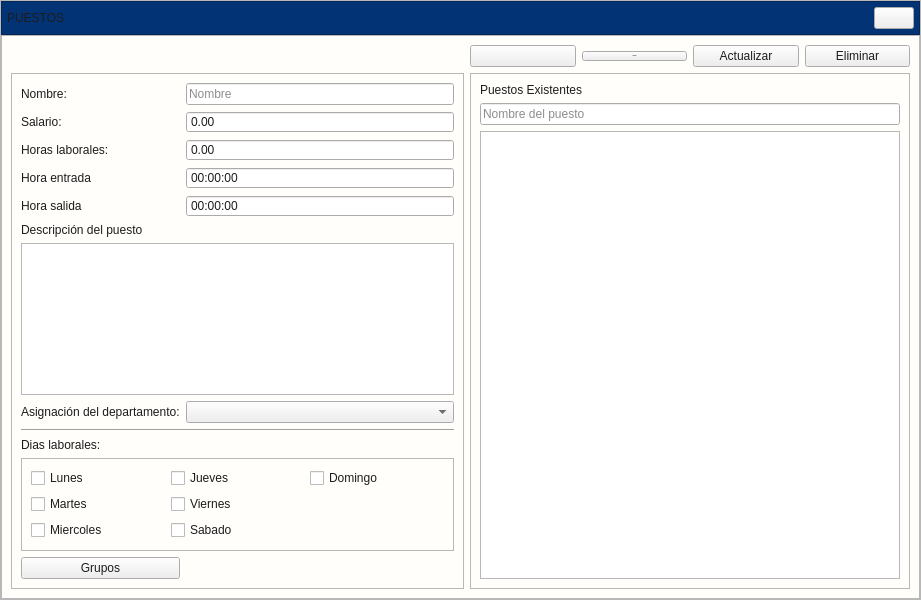
<?xml version="1.0" encoding="UTF-8"?>
<ui version="4.0">
 <class>Formulario_puestos</class>
 <widget class="QWidget" name="Formulario_puestos">
  <property name="geometry">
   <rect>
    <x>0</x>
    <y>0</y>
    <width>921</width>
    <height>600</height>
   </rect>
  </property>
  <property name="minimumSize">
   <size>
    <width>0</width>
    <height>0</height>
   </size>
  </property>
  <property name="maximumSize">
   <size>
    <width>16777215</width>
    <height>16777215</height>
   </size>
  </property>
  <property name="windowTitle">
   <string>Form</string>
  </property>
  <property name="styleSheet">
   <string notr="true">*{color: #1d1c1c;}
#Formulario_puestos{
background: #fffefb;
}
[objectName*=&quot;contenedor&quot;]{
background: #fffefb;
border: none;
}
#contenedor_encabezado{
background: #023375;
}
[objectName*=&quot;etiquetaTitulo_&quot;]{
font-size: 18px;
font-weight:bold;
font-family:Arial;
color: #fffefb;
}
[objectName*=&quot;etiqueta_&quot;]{
font-size: 14px;
font-weight:bold;
font-family:Arial;
color: #1d1c1c;
}
[objectName*=&quot;etiquetasubtitulo_&quot;]{
font-size: 15px;
font-weight:bold;
font-family:Arial;
color: #1d1c1c;
}
[objectName*=&quot;txt_&quot;]{
font-size: 14px;
font-family:Arial;
color: #1d1c1c;
background: #F5F5F5;
border:none;
border-radius: 5px;
border-bottom: 1px solid #1d1c1c;
}
[objectName*=&quot;txt_&quot;]:focus{
border-bottom: 2px solid #023375;
}
[objectName*=&quot;txtlargo_&quot;]{
font-size: 14px;
font-family:Arial;
color: #1d1c1c;
background: #F5F5F5;
border:none;
border-radius: 5px;
border-bottom: 1px solid #1d1c1c;
max-height: 100px;
}
[objectName*=&quot;txtlargo_&quot;]:focus{
border-bottom: 2px solid #023375;
}
[objectName*=&quot;cajaopcion_&quot;]{
font-size: 14px;
font-weight:bold;
font-family:Arial;
color: #1d1c1c;
}
[objectName^=&quot;decimal_&quot;]{
border: none;
border-bottom: 1px solid #3b3c3d;
border-radius: 4px;
background-color: #F5F5F5;
font-size: 14px;
padding: 2px;
}
[objectName^=&quot;decimal_&quot;]::focus{
border-bottom: 2px solid #00668c;
}
[objectName^=&quot;tiempo_&quot;]{
border: none;
border-bottom: 1px solid #3b3c3d;
border-radius: 4px;
background-color: #F5F5F5;
font-size: 14px;
padding: 2px;
}
[objectName^=&quot;tiempo_&quot;]::focus{
border-bottom: 2px solid #00668c;
}
[objectName^=&quot;btn_btn_&quot;]{
background: #023375;
font-size: 14px;
font-weight: bold;
color: #fffefb;
border: none;
border-radius:5px;
min-height: 25px;
padding-right:10px;
padding-left:10px;
}
[objectName^=&quot;btn_btn_&quot;]:hover{
background: #2196F3;
}
#btn_btn_agregar:hover{
background: #68a67d;
}
#btn_btn_eliminar:hover{
background: #EE1D52;
}
[objectName*=&quot;cajaOpciones&quot;] {
    border: none;
    border-bottom: 1px solid #787878 ;
    padding: 2px ;
    background-color: #F5F5F5 ;
    font-size: 14px ;
    min-width: 200px ;
    font-family: &quot;Arial&quot; ;
    color: #1d1c1c ;
	selection-background-color: #4791F5; 
}

/* ESTILO DEL DROPDOWN (LISTA) */
[objectName*=&quot;cajaOpciones&quot;] QListView {
    background: #F5F5F5 ;
    border-radius: 3px;
    outline: none;
}

/* ESTILO DE LOS ÍTEMS */
[objectName*=&quot;cajaOpciones&quot;] QListView::item {
    padding: 6px 10px ;
    margin: 2px ;
}
/* BOTÓN DESPLEGABLE */
[objectName*=&quot;cajaOpciones&quot;]::drop-down {
    subcontrol-origin: padding ;
    subcontrol-position: top right ;
    padding-right: 5px ;
    width: 20% ;
    border-left-width: 1px ;
    border-radius: 3px ;
    background-color: #F5F5F5 ;
}
/* FLECHA DESPLEGABLE */
[objectName*=&quot;cajaOpciones&quot;]::down-arrow {
    image: url(:/Icons/Bootstrap/filter-left.svg);
    width: 17% ;
    height: 17% ;
    padding-left: 5px ;
    padding-right: 5px ;
}

/*TABLA*/


[objectName*=&quot;tabla_&quot;] {
font-family: Arial;
font-size: 14px;
background: #E3E3E3;
border: 1px solid #4791F5;
}

[objectName*=&quot;tabla_&quot;] QTableView {
background-color: #ffffff;
alternate-background-color: #f0f0f0;
selection-background-color: #cce4ff;
selection-color: black;
}

/* Encabezados */
[objectName*=&quot;tabla_&quot;] QHeaderView::section {
background-color: #023375;
color: white;
font-size: 16px;
padding: 5px;
border: 1px solid gray;
}

[objectName*=&quot;tabla_&quot;] QHeaderView::horizontal,
[objectName*=&quot;tabla_&quot;] QHeaderView::vertical {
background-color: #023375;
color: white;
}

/* Ítems seleccionados */
[objectName*=&quot;tabla_&quot;] QTableView::item:selected {
background-color: #cce4ff;
color: black;
}
</string>
  </property>
  <layout class="QGridLayout" name="gridLayout_7">
   <property name="leftMargin">
    <number>0</number>
   </property>
   <property name="topMargin">
    <number>0</number>
   </property>
   <property name="rightMargin">
    <number>0</number>
   </property>
   <property name="bottomMargin">
    <number>0</number>
   </property>
   <property name="spacing">
    <number>0</number>
   </property>
   <item row="0" column="0">
    <widget class="QFrame" name="contenedor_frame_2">
     <property name="frameShape">
      <enum>QFrame::Shape::StyledPanel</enum>
     </property>
     <property name="frameShadow">
      <enum>QFrame::Shadow::Raised</enum>
     </property>
     <layout class="QGridLayout" name="gridLayout">
      <property name="leftMargin">
       <number>0</number>
      </property>
      <property name="topMargin">
       <number>0</number>
      </property>
      <property name="rightMargin">
       <number>0</number>
      </property>
      <property name="bottomMargin">
       <number>0</number>
      </property>
      <property name="spacing">
       <number>0</number>
      </property>
      <item row="0" column="0">
       <widget class="QFrame" name="contenedor_encabezado">
        <property name="frameShape">
         <enum>QFrame::Shape::StyledPanel</enum>
        </property>
        <property name="frameShadow">
         <enum>QFrame::Shadow::Raised</enum>
        </property>
        <layout class="QHBoxLayout" name="horizontalLayout">
         <property name="spacing">
          <number>5</number>
         </property>
         <property name="leftMargin">
          <number>5</number>
         </property>
         <property name="topMargin">
          <number>5</number>
         </property>
         <property name="rightMargin">
          <number>5</number>
         </property>
         <property name="bottomMargin">
          <number>5</number>
         </property>
         <item>
          <widget class="QLabel" name="etiquetaTitulo_administrarpuestos">
           <property name="text">
            <string>PUESTOS</string>
           </property>
          </widget>
         </item>
         <item>
          <spacer name="horizontalSpacer_2">
           <property name="orientation">
            <enum>Qt::Orientation::Horizontal</enum>
           </property>
           <property name="sizeHint" stdset="0">
            <size>
             <width>755</width>
             <height>20</height>
            </size>
           </property>
          </spacer>
         </item>
         <item>
          <widget class="QPushButton" name="btn_cerrar">
           <property name="cursor">
            <cursorShape>PointingHandCursor</cursorShape>
           </property>
           <property name="text">
            <string/>
           </property>
           <property name="icon">
            <iconset resource="../../Source/ibootstrap.qrc">
             <normaloff>:/Icons/Bootstrap/x-lg.svg</normaloff>:/Icons/Bootstrap/x-lg.svg</iconset>
           </property>
          </widget>
         </item>
        </layout>
       </widget>
      </item>
      <item row="1" column="0">
       <widget class="QFrame" name="contenedor">
        <property name="styleSheet">
         <string notr="true"/>
        </property>
        <property name="frameShape">
         <enum>QFrame::Shape::StyledPanel</enum>
        </property>
        <property name="frameShadow">
         <enum>QFrame::Shadow::Raised</enum>
        </property>
        <layout class="QGridLayout" name="gridLayout_6">
         <item row="1" column="1">
          <widget class="QFrame" name="contenedor_frame">
           <property name="frameShape">
            <enum>QFrame::Shape::StyledPanel</enum>
           </property>
           <property name="frameShadow">
            <enum>QFrame::Shadow::Raised</enum>
           </property>
           <layout class="QGridLayout" name="gridLayout_2">
            <item row="2" column="0" colspan="3">
             <widget class="QTableView" name="tabla_listapuestos">
              <property name="minimumSize">
               <size>
                <width>420</width>
                <height>0</height>
               </size>
              </property>
              <property name="alternatingRowColors">
               <bool>true</bool>
              </property>
              <property name="selectionMode">
               <enum>QAbstractItemView::SelectionMode::SingleSelection</enum>
              </property>
              <property name="selectionBehavior">
               <enum>QAbstractItemView::SelectionBehavior::SelectRows</enum>
              </property>
              <attribute name="horizontalHeaderMinimumSectionSize">
               <number>200</number>
              </attribute>
              <attribute name="horizontalHeaderDefaultSectionSize">
               <number>200</number>
              </attribute>
              <attribute name="horizontalHeaderStretchLastSection">
               <bool>false</bool>
              </attribute>
             </widget>
            </item>
            <item row="0" column="0">
             <widget class="QLabel" name="etiqueta_puestosexistentes">
              <property name="text">
               <string>Puestos Existentes</string>
              </property>
             </widget>
            </item>
            <item row="1" column="0" colspan="3">
             <widget class="QLineEdit" name="txt_buscarpuesto">
              <property name="placeholderText">
               <string>Nombre del puesto</string>
              </property>
             </widget>
            </item>
           </layout>
          </widget>
         </item>
         <item row="0" column="1">
          <layout class="QGridLayout" name="gridLayout_3">
           <item row="0" column="0">
            <widget class="QPushButton" name="btn_btn_limpiar">
             <property name="cursor">
              <cursorShape>PointingHandCursor</cursorShape>
             </property>
             <property name="text">
              <string/>
             </property>
             <property name="icon">
              <iconset resource="../../Source/iconsdvg.qrc">
               <normaloff>:/Icons/IconosSVG/borrador.png</normaloff>:/Icons/IconosSVG/borrador.png</iconset>
             </property>
             <property name="iconSize">
              <size>
               <width>25</width>
               <height>25</height>
              </size>
             </property>
            </widget>
           </item>
           <item row="0" column="1">
            <widget class="QPushButton" name="btn_btn_agregar">
             <property name="font">
              <font>
               <pointsize>-1</pointsize>
               <bold>true</bold>
              </font>
             </property>
             <property name="cursor">
              <cursorShape>PointingHandCursor</cursorShape>
             </property>
             <property name="accessibleName">
              <string/>
             </property>
             <property name="accessibleDescription">
              <string/>
             </property>
             <property name="autoFillBackground">
              <bool>false</bool>
             </property>
             <property name="text">
              <string>Agregar</string>
             </property>
             <property name="icon">
              <iconset resource="../../Source/iconosSVG.qrc">
               <normaloff>:/iconosBlancos/Icons/iconos/Blanco/guardar_blanco.svg</normaloff>:/iconosBlancos/Icons/iconos/Blanco/guardar_blanco.svg</iconset>
             </property>
             <property name="iconSize">
              <size>
               <width>16</width>
               <height>16</height>
              </size>
             </property>
            </widget>
           </item>
           <item row="0" column="2">
            <widget class="QPushButton" name="btn_btn_actualizar">
             <property name="cursor">
              <cursorShape>PointingHandCursor</cursorShape>
             </property>
             <property name="text">
              <string>Actualizar</string>
             </property>
             <property name="icon">
              <iconset resource="../../Source/iconosSVG.qrc">
               <normaloff>:/iconosBlancos/Icons/iconos/Blanco/actualizar_blanco.svg</normaloff>:/iconosBlancos/Icons/iconos/Blanco/actualizar_blanco.svg</iconset>
             </property>
             <property name="iconSize">
              <size>
               <width>16</width>
               <height>16</height>
              </size>
             </property>
            </widget>
           </item>
           <item row="0" column="3">
            <widget class="QPushButton" name="btn_btn_eliminar">
             <property name="cursor">
              <cursorShape>PointingHandCursor</cursorShape>
             </property>
             <property name="text">
              <string>Eliminar</string>
             </property>
             <property name="icon">
              <iconset resource="../../Source/iconosSVG.qrc">
               <normaloff>:/iconosBlancos/Icons/iconos/Blanco/eliminar_blanco.svg</normaloff>:/iconosBlancos/Icons/iconos/Blanco/eliminar_blanco.svg</iconset>
             </property>
             <property name="iconSize">
              <size>
               <width>16</width>
               <height>16</height>
              </size>
             </property>
            </widget>
           </item>
          </layout>
         </item>
         <item row="1" column="0">
          <widget class="QFrame" name="contenedor_formulario">
           <property name="styleSheet">
            <string notr="true"/>
           </property>
           <property name="frameShape">
            <enum>QFrame::Shape::StyledPanel</enum>
           </property>
           <property name="frameShadow">
            <enum>QFrame::Shadow::Raised</enum>
           </property>
           <layout class="QGridLayout" name="gridLayout_4">
            <item row="0" column="0">
             <widget class="QLabel" name="etiqueta_nombrepuesto">
              <property name="text">
               <string>Nombre:</string>
              </property>
             </widget>
            </item>
            <item row="0" column="1">
             <widget class="QLineEdit" name="txt_nombrepuesto">
              <property name="placeholderText">
               <string>Nombre</string>
              </property>
             </widget>
            </item>
            <item row="1" column="0">
             <widget class="QLabel" name="etiqueta_salario">
              <property name="text">
               <string>Salario:</string>
              </property>
             </widget>
            </item>
            <item row="1" column="1">
             <widget class="QDoubleSpinBox" name="decimal_salario">
              <property name="buttonSymbols">
               <enum>QAbstractSpinBox::ButtonSymbols::NoButtons</enum>
              </property>
              <property name="maximum">
               <double>9999999999999999635896294965248.000000000000000</double>
              </property>
             </widget>
            </item>
            <item row="2" column="0">
             <widget class="QLabel" name="etiqueta_horas_laborales">
              <property name="text">
               <string>Horas laborales:</string>
              </property>
             </widget>
            </item>
            <item row="2" column="1">
             <widget class="QDoubleSpinBox" name="decimal_horaslaborales">
              <property name="buttonSymbols">
               <enum>QAbstractSpinBox::ButtonSymbols::NoButtons</enum>
              </property>
              <property name="maximum">
               <double>9999999999999999635896294965248.000000000000000</double>
              </property>
             </widget>
            </item>
            <item row="3" column="0">
             <widget class="QLabel" name="etiqueta_horaentrada">
              <property name="text">
               <string>Hora entrada</string>
              </property>
             </widget>
            </item>
            <item row="3" column="1">
             <widget class="QTimeEdit" name="tiempo_horaentrada">
              <property name="buttonSymbols">
               <enum>QAbstractSpinBox::ButtonSymbols::NoButtons</enum>
              </property>
              <property name="calendarPopup">
               <bool>true</bool>
              </property>
             </widget>
            </item>
            <item row="4" column="0">
             <widget class="QLabel" name="etiqueta_horasalida">
              <property name="text">
               <string>Hora salida</string>
              </property>
             </widget>
            </item>
            <item row="4" column="1">
             <widget class="QTimeEdit" name="tiempo_horasalida">
              <property name="buttonSymbols">
               <enum>QAbstractSpinBox::ButtonSymbols::NoButtons</enum>
              </property>
              <property name="calendarPopup">
               <bool>true</bool>
              </property>
             </widget>
            </item>
            <item row="5" column="0">
             <widget class="QLabel" name="etiqueta_descripcion">
              <property name="text">
               <string>Descripción del puesto</string>
              </property>
             </widget>
            </item>
            <item row="6" column="0" colspan="2">
             <widget class="QPlainTextEdit" name="txtlargo_descripcionpuesto"/>
            </item>
            <item row="7" column="0">
             <widget class="QLabel" name="etiqueta_seleciondepartamento">
              <property name="text">
               <string>Asignación del departamento:</string>
              </property>
              <property name="wordWrap">
               <bool>false</bool>
              </property>
             </widget>
            </item>
            <item row="7" column="1">
             <widget class="QComboBox" name="cajaOpciones_departamentos"/>
            </item>
            <item row="8" column="0" colspan="2">
             <widget class="Line" name="line">
              <property name="orientation">
               <enum>Qt::Orientation::Horizontal</enum>
              </property>
             </widget>
            </item>
            <item row="9" column="0">
             <widget class="QLabel" name="etiqueta_diaslaborales">
              <property name="text">
               <string>Dias laborales:</string>
              </property>
             </widget>
            </item>
            <item row="10" column="0" colspan="2">
             <widget class="QFrame" name="contenedor_diaslaborales">
              <property name="frameShape">
               <enum>QFrame::Shape::StyledPanel</enum>
              </property>
              <property name="frameShadow">
               <enum>QFrame::Shadow::Raised</enum>
              </property>
              <layout class="QGridLayout" name="gridLayout_5">
               <item row="1" column="0">
                <widget class="QCheckBox" name="cajaopcion_martes">
                 <property name="text">
                  <string>Martes</string>
                 </property>
                </widget>
               </item>
               <item row="4" column="0">
                <spacer name="verticalSpacer">
                 <property name="orientation">
                  <enum>Qt::Orientation::Vertical</enum>
                 </property>
                 <property name="sizeHint" stdset="0">
                  <size>
                   <width>20</width>
                   <height>40</height>
                  </size>
                 </property>
                </spacer>
               </item>
               <item row="0" column="0">
                <widget class="QCheckBox" name="cajaopcion_lunes">
                 <property name="text">
                  <string>Lunes</string>
                 </property>
                </widget>
               </item>
               <item row="2" column="0">
                <widget class="QCheckBox" name="cajaopcion_miercoles">
                 <property name="text">
                  <string>Miercoles</string>
                 </property>
                </widget>
               </item>
               <item row="0" column="1">
                <widget class="QCheckBox" name="cajaopcion_jueves">
                 <property name="text">
                  <string>Jueves</string>
                 </property>
                </widget>
               </item>
               <item row="1" column="1">
                <widget class="QCheckBox" name="cajaopcion_viernes">
                 <property name="text">
                  <string>Viernes</string>
                 </property>
                </widget>
               </item>
               <item row="2" column="1">
                <widget class="QCheckBox" name="cajaopcion_sabado">
                 <property name="text">
                  <string>Sabado</string>
                 </property>
                </widget>
               </item>
               <item row="0" column="2">
                <widget class="QCheckBox" name="cajaopcion_domingo">
                 <property name="text">
                  <string>Domingo</string>
                 </property>
                </widget>
               </item>
              </layout>
             </widget>
            </item>
            <item row="11" column="0">
             <widget class="QPushButton" name="btn_btn_roles">
              <property name="cursor">
               <cursorShape>PointingHandCursor</cursorShape>
              </property>
              <property name="text">
               <string>Grupos</string>
              </property>
             </widget>
            </item>
           </layout>
          </widget>
         </item>
         <item row="0" column="0">
          <spacer name="horizontalSpacer">
           <property name="orientation">
            <enum>Qt::Orientation::Horizontal</enum>
           </property>
           <property name="sizeHint" stdset="0">
            <size>
             <width>40</width>
             <height>20</height>
            </size>
           </property>
          </spacer>
         </item>
        </layout>
       </widget>
      </item>
     </layout>
    </widget>
   </item>
  </layout>
 </widget>
 <tabstops>
  <tabstop>txt_nombrepuesto</tabstop>
  <tabstop>decimal_salario</tabstop>
  <tabstop>decimal_horaslaborales</tabstop>
  <tabstop>tiempo_horaentrada</tabstop>
  <tabstop>tiempo_horasalida</tabstop>
  <tabstop>txtlargo_descripcionpuesto</tabstop>
  <tabstop>cajaOpciones_departamentos</tabstop>
  <tabstop>cajaopcion_lunes</tabstop>
  <tabstop>cajaopcion_martes</tabstop>
  <tabstop>cajaopcion_miercoles</tabstop>
  <tabstop>cajaopcion_jueves</tabstop>
  <tabstop>cajaopcion_viernes</tabstop>
  <tabstop>cajaopcion_sabado</tabstop>
  <tabstop>cajaopcion_domingo</tabstop>
  <tabstop>btn_btn_roles</tabstop>
  <tabstop>txt_buscarpuesto</tabstop>
  <tabstop>tabla_listapuestos</tabstop>
 </tabstops>
 <resources>
  <include location="../../Source/iconsdvg.qrc"/>
  <include location="../../Source/iconosSVG.qrc"/>
  <include location="../../Source/ibootstrap.qrc"/>
 </resources>
 <connections/>
</ui>
